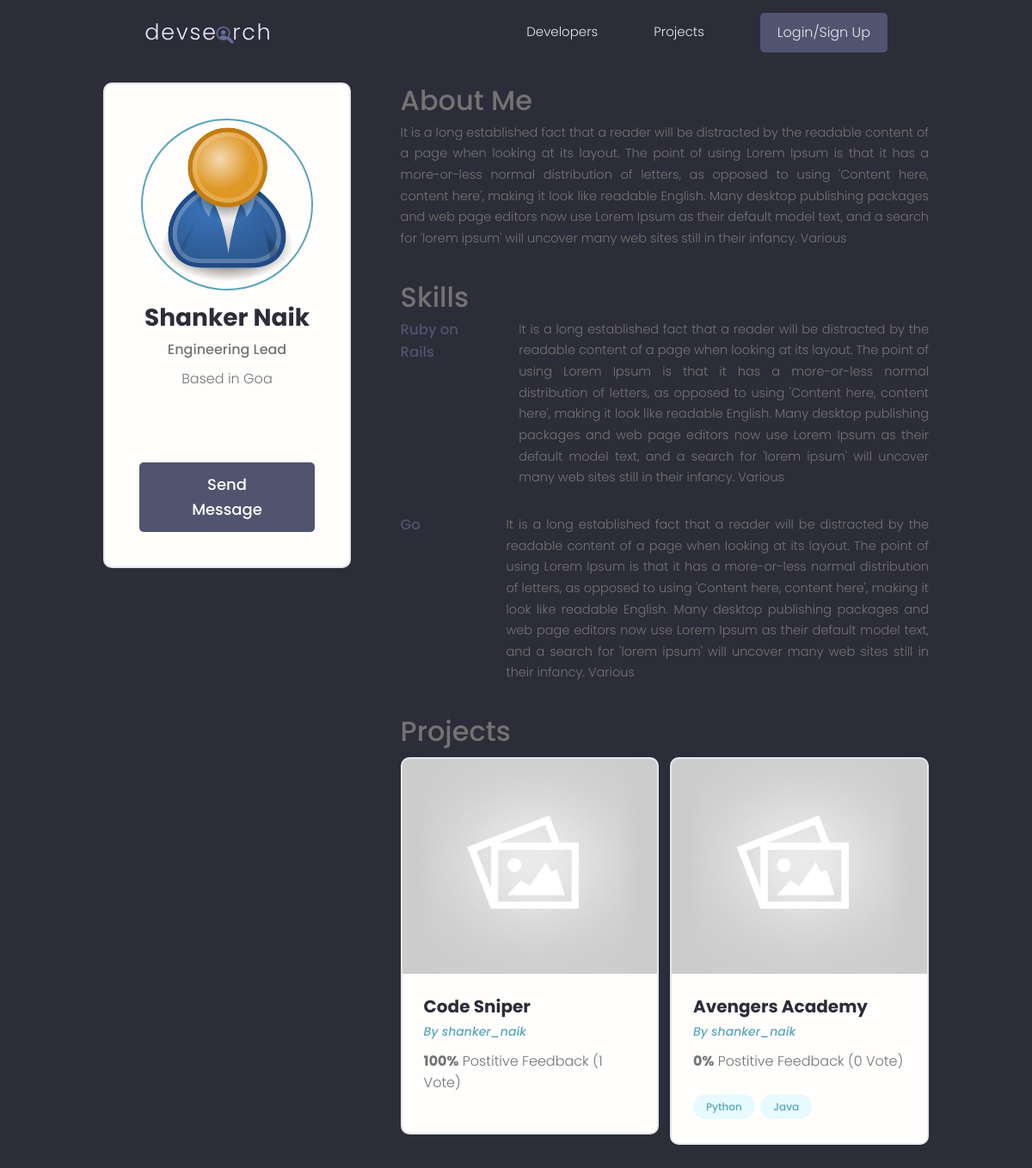
/profile/62ee21a1-b9fb-4cc9-9d40-a3e078503c2e, run on an earlier commit of the app's database.
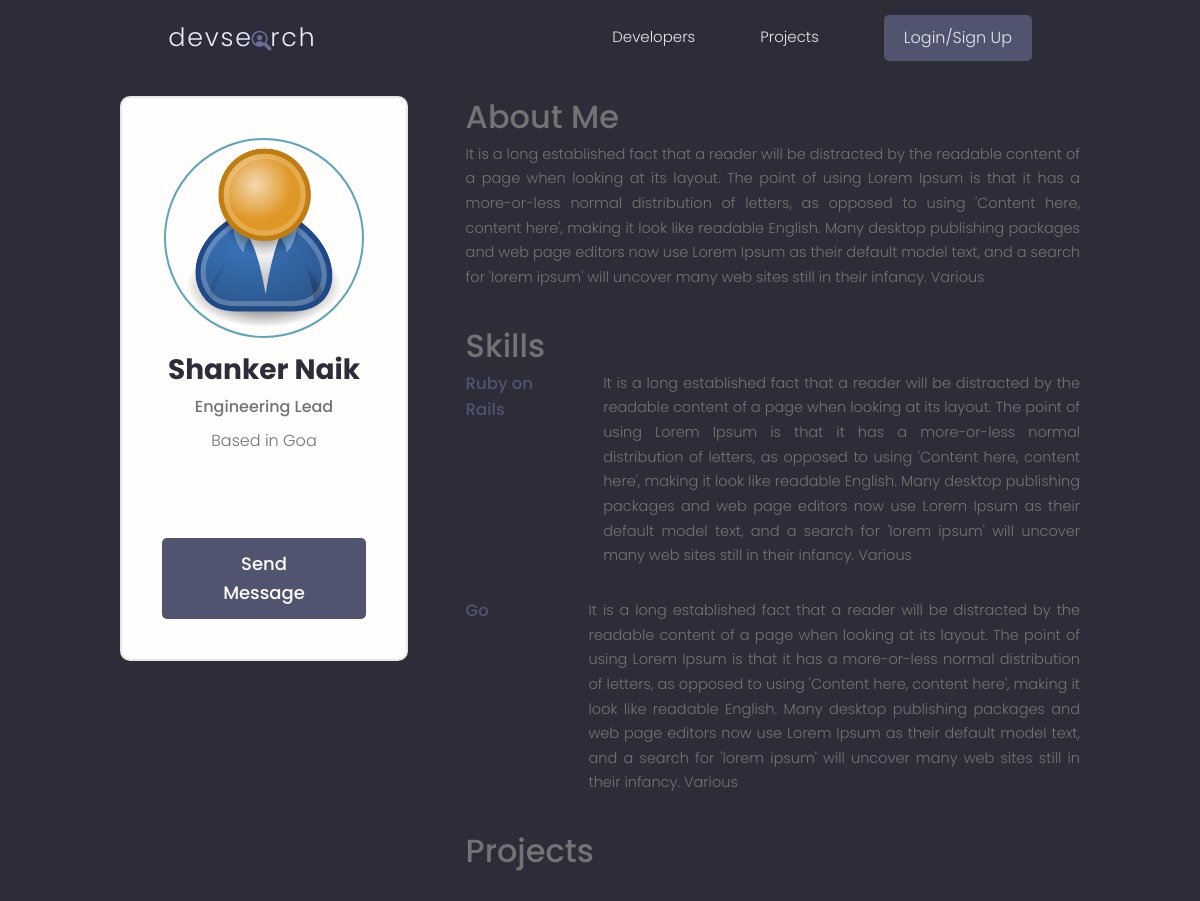
And on a later commit of the database.
### users/models.py (models this page shows, shortened)
class Skill(models.Model):
    owner = models.ForeignKey(Profile, on_delete=models.CASCADE, blank=True, null=True)
    name = models.CharField(max_length=200, blank=True, null=True)
    description =  models.TextField(max_length=500, blank=True,null=True)
    created = models.DateTimeField(auto_now_add=True)
    id = models.UUIDField(default=uuid.uuid4, unique=True,
                                     primary_key=True, editable=False)

class Profile(models.Model):
    user = models.OneToOneField(User, on_delete=models.CASCADE, blank=True, null=True)
    name = models.CharField(max_length=200, blank=True, null=True)
    username = models.CharField(max_length=200, blank=True, null=True)
    email = models.EmailField(max_length=500, blank=True, null=True)
    short_intro = models.CharField(max_length=500, blank=True,null=True)
    intro = models.TextField(max_length=500, blank=True,null=True)
    profile_image = models.ImageField(
        null = True, blank= True, upload_to = 'profiles/',default='profiles/user-default.png')
    location = models.CharField(max_length=200, blank=True, null=True)
    social_github = models.CharField(max_length=200, blank=True, null=True)
    social_twitter = models.CharField(max_length=200, blank=True, null=True)
    social_linkedin = models.CharField(max_length=200, blank=True, null=True)
    social_website = models.CharField(max_length=200, blank=True, null=True)
    social_stackoverflow = models.CharField(max_length=200, blank=True, null=True)
    created = models.DateTimeField(auto_now_add=True)
    id = models.UUIDField(default=uuid.uuid4, unique=True,
                                     primary_key=True, editable=False)
    def __str__(self) -> str:
        return str(self.user.username)
    class Meta:
        ordering = ["created"]

### projects/models.py (models this page shows, shortened)
class Project(models.Model):
    title = models.CharField(max_length=200)
    owner = models.ForeignKey(Profile, blank=True, null=True, on_delete=models.SET_NULL)
    description = models.TextField(null=True, blank=True)
    demo_link = models.CharField(max_length=2000, null=True, blank=True)
    source_link =models.CharField(max_length=2000, null=True, blank=True)
    featured_image = models.ImageField(null= True, blank=True, default='default.jpg')
    tag = models.ManyToManyField(Tag, blank= True)
    vote_total = models.IntegerField(default=0, null= True, blank=True)
    vote_ratio = models.IntegerField(default=0, null= True, blank=True)
    created = models.DateTimeField(auto_now_add=True)
    id = models.UUIDField(default=uuid.uuid4, unique=True,
                                     primary_key=True, editable=False)
    class Meta:
        ordering = ["-vote_ratio", "-vote_total", "title"]  #highest rated project will be shown first

class Tag(models.Model):
    name = models.CharField(max_length=500)
    created = models.DateTimeField(auto_now_add=True)
    id = models.UUIDField(default=uuid.uuid4, unique=True,
                                     primary_key=True, editable=False)
    def __str__(self) -> str:
        return self.name

### users/views.py (the view)
# urls.py: path('profile/<str:pk>', views.profile, name="user-profile"),
def profile(request,pk):
    profile = Profile.objects.get(id = pk)
    topSkill = profile.skill_set.exclude(description__exact="")
    otherSkill = profile.skill_set.filter(description="")
    context = {"profile":profile,"topSkill": topSkill,"otherSkill": otherSkill }
    return render(request,"users/user-profile.html",context)

### users/templates/users/user-profile.html (shortened to what this page needs)
{%extends 'main.html'%}
{%block content%}
<main class="profile my-md">
    <div class="container">
      <div class="layout">
        <div class="column column--1of3">
          <div class="card text-center">
            <div class="card__body dev">
              <img class="avatar avatar--xl" src="{{profile.profile_image.url}}" />
              <h2 class="dev__name">{{profile.name}}</h2>
              <p class="dev__title">{{profile.short_intro}}</p>
              <p class="dev__location">Based in {{profile.location}}</p>
              <ul class="dev__social">
              </ul>
              {%if request.user.profile != profile %}
              <a href="{% url 'send-message' profile.id %}" class="btn btn--sub btn--lg">Send Message </a>
              {%endif%}
            </div>
          </div>
        </div>
        <div class="column column--2of3">
          <div class="devInfo">
            <h3>About Me</h3>
            <p class="devInfo__about"> {{profile.intro}}</p>
          </div>
          <div class="devInfo">
            <h3>Skills</h3>
            <div class="devInfo__skills">
                {% for skill in topSkill %}
              <div class="devSkill">
                <h4 class="devSkill__title">{{skill.name}}</h4>
                <p class="devSkill__info">{{skill.description}}</p>
              </div>
              {%endfor%}
            </div>
          </div>
          <div class="devInfo">
            <h3 class="">Projects</h3>
            <div class="grid grid--two">
            {%for project in profile.project_set.all%}
              <div class="column">
                <div class="card project">
                  <a href="{%url 'project' project.id%}" class="project">
                    <img class="project__thumbnail" src="{{project.featured_image.url}}" alt="project thumbnail" />
                    <div class="card__body">
                      <h3 class="project__title">{{project.title}}</h3>
                      <p><a class="project__author" href="#">By {{project.owner}}</a></p>
                      <p class="project--rating">
                        <span style="font-weight: bold;">{{project.vote_ratio}}%</span> Postitive
                        Feedback ({{project.vote_total}} Vote{{vote_total|pluralize:'s'}})
                      </p>
                      <div class="project__tags">
                        {%for tag in project.tag.all%}
                        <span class="tag tag--pill tag--main">
                          <small>{{tag}}</small>
                        </span>
                        {%endfor%}
                      </div>
                    </div>
                  </a>
                </div>
              </div>
              {%endfor%}
            </div>
          </div>
        </div>
      </div>
    </div>
  </main>
{%endblock content%}

What changed in the data, as far as the page shows it:
removed Project: featured_image (placeholder picture), title "Code Sniper", owner "shanker_naik", vote_ratio "100", vote_total "1"
removed Project: featured_image (placeholder picture), title "Avengers Academy", owner "shanker_naik", vote_ratio "0", vote_total "0"
no longer on this page (row unchanged): Tag: name "Python"
no longer on this page (row unchanged): Tag: name "Java"
